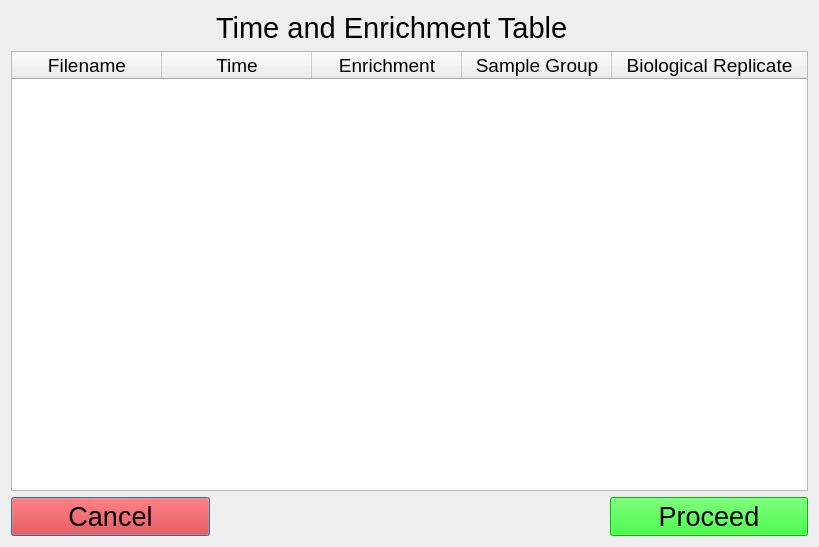
<?xml version="1.0" encoding="UTF-8"?>
<ui version="4.0">
 <class>Dialog</class>
 <widget class="QDialog" name="Dialog">
  <property name="geometry">
   <rect>
    <x>0</x>
    <y>0</y>
    <width>819</width>
    <height>547</height>
   </rect>
  </property>
  <property name="minimumSize">
   <size>
    <width>819</width>
    <height>0</height>
   </size>
  </property>
  <property name="font">
   <font>
    <pointsize>20</pointsize>
   </font>
  </property>
  <property name="windowTitle">
   <string>Dialog</string>
  </property>
  <layout class="QGridLayout" name="gridLayout">
   <item row="0" column="0">
    <spacer name="horizontalSpacer_2">
     <property name="orientation">
      <enum>Qt::Horizontal</enum>
     </property>
     <property name="sizeHint" stdset="0">
      <size>
       <width>155</width>
       <height>20</height>
      </size>
     </property>
    </spacer>
   </item>
   <item row="0" column="1">
    <widget class="QLabel" name="label">
     <property name="font">
      <font>
       <pointsize>22</pointsize>
      </font>
     </property>
     <property name="text">
      <string>Time and Enrichment Table</string>
     </property>
     <property name="wordWrap">
      <bool>true</bool>
     </property>
    </widget>
   </item>
   <item row="0" column="2">
    <spacer name="horizontalSpacer_3">
     <property name="orientation">
      <enum>Qt::Horizontal</enum>
     </property>
     <property name="sizeHint" stdset="0">
      <size>
       <width>155</width>
       <height>20</height>
      </size>
     </property>
    </spacer>
   </item>
   <item row="1" column="0" colspan="3">
    <widget class="QTableWidget" name="TimeEnrichmentTable">
     <property name="minimumSize">
      <size>
       <width>783</width>
       <height>0</height>
      </size>
     </property>
     <property name="font">
      <font>
       <pointsize>14</pointsize>
      </font>
     </property>
     <property name="autoScrollMargin">
      <number>15</number>
     </property>
     <property name="columnCount">
      <number>5</number>
     </property>
     <attribute name="horizontalHeaderCascadingSectionResizes">
      <bool>true</bool>
     </attribute>
     <attribute name="horizontalHeaderDefaultSectionSize">
      <number>150</number>
     </attribute>
     <attribute name="horizontalHeaderStretchLastSection">
      <bool>true</bool>
     </attribute>
     <column>
      <property name="text">
       <string>Filename</string>
      </property>
     </column>
     <column>
      <property name="text">
       <string>Time</string>
      </property>
     </column>
     <column>
      <property name="text">
       <string>Enrichment</string>
      </property>
     </column>
     <column>
      <property name="text">
       <string>Sample Group</string>
      </property>
     </column>
     <column>
      <property name="text">
       <string>Biological Replicate</string>
      </property>
     </column>
    </widget>
   </item>
   <item row="2" column="0">
    <widget class="QPushButton" name="CancelButton">
     <property name="font">
      <font>
       <pointsize>20</pointsize>
      </font>
     </property>
     <property name="styleSheet">
      <string notr="true">background-color: rgb(255, 0, 0);</string>
     </property>
     <property name="text">
      <string>Cancel</string>
     </property>
    </widget>
   </item>
   <item row="2" column="1">
    <spacer name="horizontalSpacer">
     <property name="orientation">
      <enum>Qt::Horizontal</enum>
     </property>
     <property name="sizeHint" stdset="0">
      <size>
       <width>388</width>
       <height>20</height>
      </size>
     </property>
    </spacer>
   </item>
   <item row="2" column="2">
    <widget class="QPushButton" name="ProceedButton">
     <property name="font">
      <font>
       <pointsize>20</pointsize>
      </font>
     </property>
     <property name="styleSheet">
      <string notr="true">background-color: rgb(0, 255, 0);</string>
     </property>
     <property name="text">
      <string>Proceed</string>
     </property>
    </widget>
   </item>
  </layout>
 </widget>
 <resources/>
 <connections/>
</ui>
